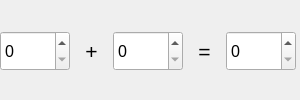
<?xml version="1.0" encoding="UTF-8"?>
<ui version="4.0">
 <class>SpinBoxesSum</class>
 <widget class="QMainWindow" name="SpinBoxesSum">
  <property name="geometry">
   <rect>
    <x>0</x>
    <y>0</y>
    <width>300</width>
    <height>100</height>
   </rect>
  </property>
  <property name="minimumSize">
   <size>
    <width>299</width>
    <height>100</height>
   </size>
  </property>
  <property name="maximumSize">
   <size>
    <width>300</width>
    <height>100</height>
   </size>
  </property>
  <property name="windowTitle">
   <string>SpinBoxesSum</string>
  </property>
  <widget class="QWidget" name="centralwidget">
   <widget class="QWidget" name="">
    <property name="geometry">
     <rect>
      <x>0</x>
      <y>30</y>
      <width>296</width>
      <height>42</height>
     </rect>
    </property>
    <layout class="QHBoxLayout" name="horizontalLayout">
     <item>
      <widget class="QSpinBox" name="s_firstOperand">
       <property name="minimumSize">
        <size>
         <width>70</width>
         <height>40</height>
        </size>
       </property>
       <property name="font">
        <font>
         <pointsize>12</pointsize>
        </font>
       </property>
      </widget>
     </item>
     <item>
      <widget class="QLabel" name="l_plus">
       <property name="minimumSize">
        <size>
         <width>30</width>
         <height>0</height>
        </size>
       </property>
       <property name="font">
        <font>
         <pointsize>16</pointsize>
        </font>
       </property>
       <property name="text">
        <string>+</string>
       </property>
       <property name="alignment">
        <set>Qt::AlignCenter</set>
       </property>
      </widget>
     </item>
     <item>
      <widget class="QSpinBox" name="s_secondOperand">
       <property name="minimumSize">
        <size>
         <width>70</width>
         <height>40</height>
        </size>
       </property>
       <property name="font">
        <font>
         <pointsize>12</pointsize>
        </font>
       </property>
      </widget>
     </item>
     <item>
      <widget class="QLabel" name="l_equal">
       <property name="minimumSize">
        <size>
         <width>30</width>
         <height>0</height>
        </size>
       </property>
       <property name="font">
        <font>
         <pointsize>16</pointsize>
        </font>
       </property>
       <property name="text">
        <string>=</string>
       </property>
       <property name="alignment">
        <set>Qt::AlignCenter</set>
       </property>
      </widget>
     </item>
     <item>
      <widget class="QSpinBox" name="s_result">
       <property name="minimumSize">
        <size>
         <width>70</width>
         <height>40</height>
        </size>
       </property>
       <property name="font">
        <font>
         <pointsize>12</pointsize>
        </font>
       </property>
      </widget>
     </item>
    </layout>
   </widget>
  </widget>
 </widget>
 <resources/>
 <connections/>
</ui>
